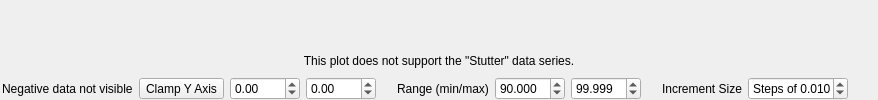
       <widget class="QWidget" name="tab_percentile">
        <attribute name="title">
         <string>Percentiles</string>
        </attribute>
        <layout class="QVBoxLayout" name="verticalLayout_2" stretch="1,0,0">
         <property name="spacing">
          <number>6</number>
         </property>
         <property name="leftMargin">
          <number>2</number>
         </property>
         <property name="topMargin">
          <number>0</number>
         </property>
         <property name="rightMargin">
          <number>2</number>
         </property>
         <property name="bottomMargin">
          <number>0</number>
         </property>
         <item>
          <widget class="ContextMenuPlotWidget" name="pyqtgraph_percentile" native="true"/>
         </item>
         <item>
          <widget class="QLabel" name="caution_label_stutter_percentiles">
           <property name="sizePolicy">
            <sizepolicy hsizetype="Preferred" vsizetype="Expanding">
             <horstretch>0</horstretch>
             <verstretch>0</verstretch>
            </sizepolicy>
           </property>
           <property name="text">
            <string>&lt;html&gt;&lt;head/&gt;&lt;body&gt;&lt;p&gt;This plot does not support the &amp;quot;Stutter&amp;quot; data series.&lt;/p&gt;&lt;/body&gt;&lt;/html&gt;</string>
           </property>
           <property name="alignment">
            <set>Qt::AlignCenter</set>
           </property>
          </widget>
         </item>
         <item>
          <widget class="QWidget" name="controls_percentiles" native="true">
           <layout class="QHBoxLayout" name="horizontalLayout_10">
            <property name="leftMargin">
             <number>0</number>
            </property>
            <property name="topMargin">
             <number>3</number>
            </property>
            <property name="rightMargin">
             <number>0</number>
            </property>
            <property name="bottomMargin">
             <number>0</number>
            </property>
            <item>
             <spacer name="horizontalSpacer_9">
              <property name="orientation">
               <enum>Qt::Horizontal</enum>
              </property>
              <property name="sizeHint" stdset="0">
               <size>
                <width>0</width>
                <height>20</height>
               </size>
              </property>
             </spacer>
            </item>
            <item>
             <layout class="QHBoxLayout" name="horizontalLayout_6">
              <property name="spacing">
               <number>6</number>
              </property>
              <item>
               <widget class="QLabel" name="notice_label_negative_percentile_data">
                <property name="minimumSize">
                 <size>
                  <width>0</width>
                  <height>21</height>
                 </size>
                </property>
                <property name="text">
                 <string>Negative data not visible</string>
                </property>
                <property name="textFormat">
                 <enum>Qt::PlainText</enum>
                </property>
               </widget>
              </item>
              <item>
               <widget class="QToolButton" name="check_clamp_percentiles_y_min">
                <property name="sizePolicy">
                 <sizepolicy hsizetype="Fixed" vsizetype="Fixed">
                  <horstretch>0</horstretch>
                  <verstretch>0</verstretch>
                 </sizepolicy>
                </property>
                <property name="minimumSize">
                 <size>
                  <width>0</width>
                  <height>21</height>
                 </size>
                </property>
                <property name="toolTip">
                 <string>&lt;html&gt;&lt;head/&gt;&lt;body&gt;&lt;p&gt;Click this button to always start the axis from zero.&lt;/p&gt;&lt;/body&gt;&lt;/html&gt;</string>
                </property>
                <property name="text">
                 <string>Clamp Y Axis</string>
                </property>
                <property name="checkable">
                 <bool>true</bool>
                </property>
               </widget>
              </item>
              <item>
               <widget class="QDoubleSpinBox" name="spin_percentiles_y_min">
                <property name="sizePolicy">
                 <sizepolicy hsizetype="Expanding" vsizetype="Fixed">
                  <horstretch>0</horstretch>
                  <verstretch>0</verstretch>
                 </sizepolicy>
                </property>
                <property name="minimumSize">
                 <size>
                  <width>50</width>
                  <height>21</height>
                 </size>
                </property>
                <property name="maximumSize">
                 <size>
                  <width>70</width>
                  <height>16777215</height>
                 </size>
                </property>
                <property name="accelerated">
                 <bool>true</bool>
                </property>
                <property name="showGroupSeparator" stdset="0">
                 <bool>true</bool>
                </property>
                <property name="minimum">
                 <double>-1000000.000000000000000</double>
                </property>
                <property name="maximum">
                 <double>1000000.000000000000000</double>
                </property>
                <property name="singleStep">
                 <double>0.100000000000000</double>
                </property>
               </widget>
              </item>
              <item>
               <widget class="QDoubleSpinBox" name="spin_percentiles_y_max">
                <property name="sizePolicy">
                 <sizepolicy hsizetype="Expanding" vsizetype="Fixed">
                  <horstretch>0</horstretch>
                  <verstretch>0</verstretch>
                 </sizepolicy>
                </property>
                <property name="minimumSize">
                 <size>
                  <width>50</width>
                  <height>21</height>
                 </size>
                </property>
                <property name="maximumSize">
                 <size>
                  <width>70</width>
                  <height>16777215</height>
                 </size>
                </property>
                <property name="accelerated">
                 <bool>true</bool>
                </property>
                <property name="showGroupSeparator" stdset="0">
                 <bool>true</bool>
                </property>
                <property name="minimum">
                 <double>-1000000.000000000000000</double>
                </property>
                <property name="maximum">
                 <double>1000000.000000000000000</double>
                </property>
                <property name="singleStep">
                 <double>0.100000000000000</double>
                </property>
               </widget>
              </item>
             </layout>
            </item>
            <item>
             <spacer name="horizontalSpacer_14">
              <property name="orientation">
               <enum>Qt::Horizontal</enum>
              </property>
              <property name="sizeType">
               <enum>QSizePolicy::Fixed</enum>
              </property>
              <property name="sizeHint" stdset="0">
               <size>
                <width>15</width>
                <height>20</height>
               </size>
              </property>
             </spacer>
            </item>
            <item>
             <layout class="QHBoxLayout" name="horizontalLayout_5">
              <property name="spacing">
               <number>6</number>
              </property>
              <item>
               <widget class="QLabel" name="label_percentile_range">
                <property name="sizePolicy">
                 <sizepolicy hsizetype="Fixed" vsizetype="Fixed">
                  <horstretch>0</horstretch>
                  <verstretch>0</verstretch>
                 </sizepolicy>
                </property>
                <property name="minimumSize">
                 <size>
                  <width>0</width>
                  <height>21</height>
                 </size>
                </property>
                <property name="text">
                 <string>Range (min/max)</string>
                </property>
                <property name="textFormat">
                 <enum>Qt::PlainText</enum>
                </property>
               </widget>
              </item>
              <item>
               <widget class="QDoubleSpinBox" name="spin_percentile_start">
                <property name="sizePolicy">
                 <sizepolicy hsizetype="Expanding" vsizetype="Fixed">
                  <horstretch>0</horstretch>
                  <verstretch>0</verstretch>
                 </sizepolicy>
                </property>
                <property name="minimumSize">
                 <size>
                  <width>70</width>
                  <height>21</height>
                 </size>
                </property>
                <property name="maximumSize">
                 <size>
                  <width>70</width>
                  <height>16777215</height>
                 </size>
                </property>
                <property name="accelerated">
                 <bool>true</bool>
                </property>
                <property name="decimals">
                 <number>3</number>
                </property>
                <property name="minimum">
                 <double>0.000000000000000</double>
                </property>
                <property name="maximum">
                 <double>99.998999999999995</double>
                </property>
                <property name="singleStep">
                 <double>0.500000000000000</double>
                </property>
                <property name="value">
                 <double>90.000000000000000</double>
                </property>
               </widget>
              </item>
              <item>
               <widget class="QDoubleSpinBox" name="spin_percentile_end">
                <property name="sizePolicy">
                 <sizepolicy hsizetype="Expanding" vsizetype="Fixed">
                  <horstretch>0</horstretch>
                  <verstretch>0</verstretch>
                 </sizepolicy>
                </property>
                <property name="minimumSize">
                 <size>
                  <width>70</width>
                  <height>21</height>
                 </size>
                </property>
                <property name="maximumSize">
                 <size>
                  <width>70</width>
                  <height>16777215</height>
                 </size>
                </property>
                <property name="accelerated">
                 <bool>true</bool>
                </property>
                <property name="decimals">
                 <number>3</number>
                </property>
                <property name="minimum">
                 <double>0.001000000000000</double>
                </property>
                <property name="maximum">
                 <double>100.000000000000000</double>
                </property>
                <property name="singleStep">
                 <double>0.500000000000000</double>
                </property>
                <property name="value">
                 <double>99.998999999999995</double>
                </property>
               </widget>
              </item>
             </layout>
            </item>
            <item>
             <spacer name="horizontalSpacer_7">
              <property name="orientation">
               <enum>Qt::Horizontal</enum>
              </property>
              <property name="sizeType">
               <enum>QSizePolicy::Fixed</enum>
              </property>
              <property name="sizeHint" stdset="0">
               <size>
                <width>15</width>
                <height>20</height>
               </size>
              </property>
             </spacer>
            </item>
            <item>
             <layout class="QHBoxLayout" name="horizontalLayout_7">
              <property name="spacing">
               <number>6</number>
              </property>
              <item>
               <widget class="QLabel" name="label_percentile_step">
                <property name="sizePolicy">
                 <sizepolicy hsizetype="Fixed" vsizetype="Fixed">
                  <horstretch>0</horstretch>
                  <verstretch>0</verstretch>
                 </sizepolicy>
                </property>
                <property name="minimumSize">
                 <size>
                  <width>0</width>
                  <height>21</height>
                 </size>
                </property>
                <property name="text">
                 <string>Increment Size</string>
                </property>
                <property name="textFormat">
                 <enum>Qt::PlainText</enum>
                </property>
               </widget>
              </item>
              <item>
               <widget class="QDoubleSpinBox" name="spin_percentile_step">
                <property name="minimumSize">
                 <size>
                  <width>0</width>
                  <height>21</height>
                 </size>
                </property>
                <property name="maximumSize">
                 <size>
                  <width>100</width>
                  <height>16777215</height>
                 </size>
                </property>
                <property name="accelerated">
                 <bool>true</bool>
                </property>
                <property name="prefix">
                 <string>Steps of </string>
                </property>
                <property name="decimals">
                 <number>3</number>
                </property>
                <property name="minimum">
                 <double>0.001000000000000</double>
                </property>
                <property name="maximum">
                 <double>100.000000000000000</double>
                </property>
                <property name="singleStep">
                 <double>0.001000000000000</double>
                </property>
                <property name="value">
                 <double>0.010000000000000</double>
                </property>
               </widget>
              </item>
             </layout>
            </item>
            <item>
             <spacer name="horizontalSpacer_8">
              <property name="orientation">
               <enum>Qt::Horizontal</enum>
              </property>
              <property name="sizeType">
               <enum>QSizePolicy::Fixed</enum>
              </property>
              <property name="sizeHint" stdset="0">
               <size>
                <width>15</width>
                <height>20</height>
               </size>
              </property>
             </spacer>
            </item>
            <item>
             <widget class="QLabel" name="label_percentile_total_samples">
              <property name="minimumSize">
               <size>
                <width>0</width>
                <height>20</height>
               </size>
              </property>
              <property name="textFormat">
               <enum>Qt::PlainText</enum>
              </property>
              <property name="textInteractionFlags">
               <set>Qt::NoTextInteraction</set>
              </property>
             </widget>
            </item>
            <item>
             <spacer name="horizontalSpacer_6">
              <property name="orientation">
               <enum>Qt::Horizontal</enum>
              </property>
              <property name="sizeHint" stdset="0">
               <size>
                <width>0</width>
                <height>20</height>
               </size>
              </property>
             </spacer>
            </item>
           </layout>
          </widget>
         </item>
        </layout>
       </widget>
